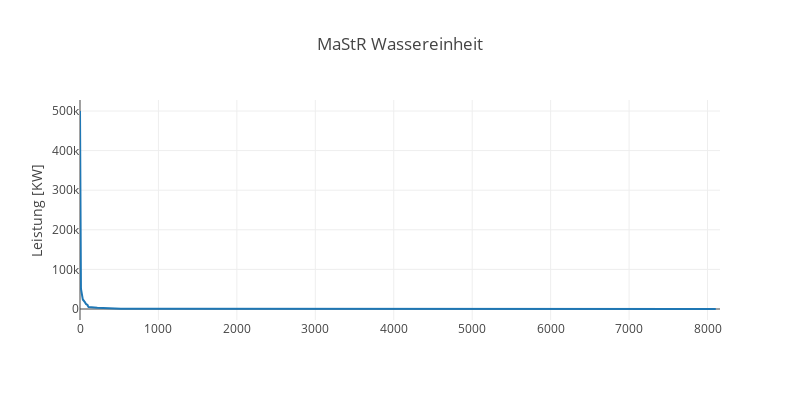

Notebook cell for this chart:
### Code cell
# Interactive plot
df_hydro = df_hydro.sort_values(['Bruttoleistung'], ascending=[False])
data = [go.Scatter(
    #x = df_hydro.loc[:,'id'],
    y = df_hydro.loc[:,'Bruttoleistung'])]

# Set layout
layout = go.Layout(
    height=400, width = 800,
    #title='CO2-Emissions in EU28',
    title=''.join(info_dict_hydro['Title']),
    # yaxis=dict(title='CO2-Emissions in Mt') )
    yaxis=dict(title='Leistung [KW]') )
ifig = go.Figure(data=data, layout=layout)
pltly.iplot(ifig)

### Figure 1 — Plotly figure (JSON) as saved in the notebook; plotly's stock layout.template omitted (floating-point values rounded to 4 significant figures; data arrays with more than 128 entries replaced by an {"elided": "..."} marker saying what was removed)
{"data": [{"type": "scatter", "uid": "6e6e95b5-83f0-4df1-bd66-d204590cf0bf", "y": {"elided": "8160 float values"}}], "layout": {"height": 400, "title": {"text": "MaStR Wassereinheit"}, "width": 800, "yaxis": {"title": {"text": "Leistung [KW]"}}}}
